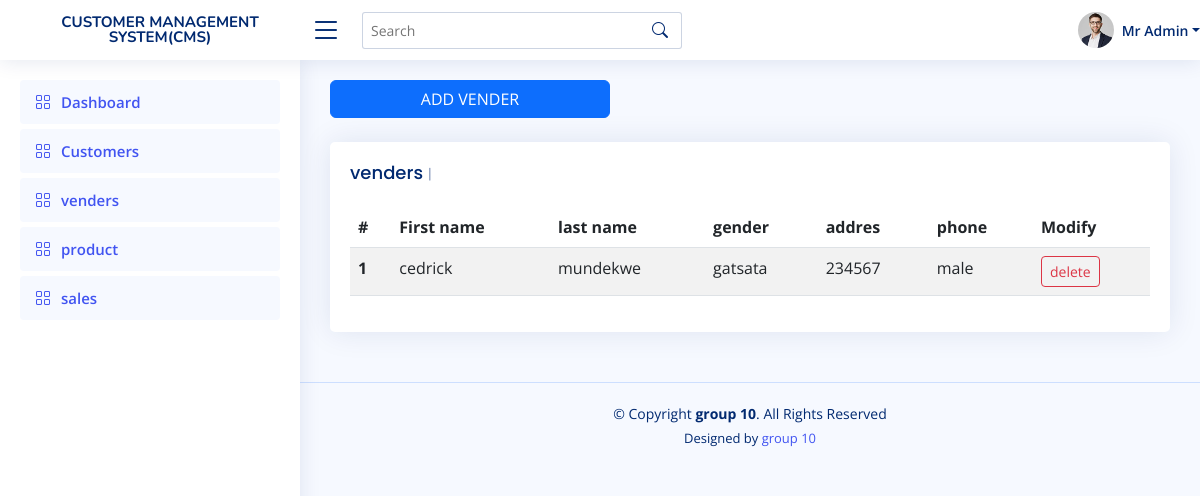
Page /venders.php on the earlier database version.
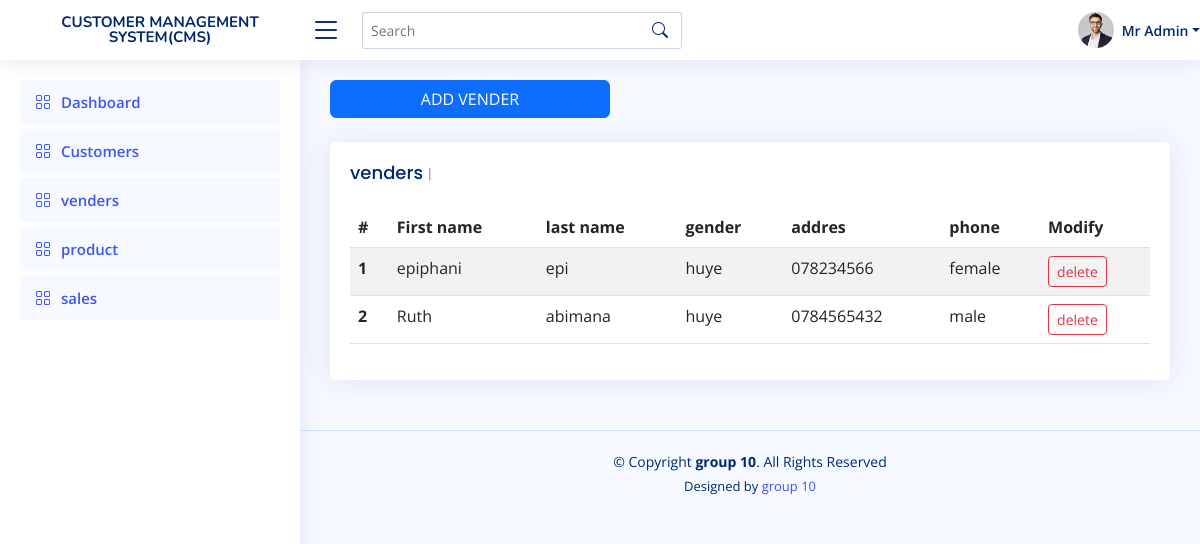
Same page on the later database version.
### tables this page shows
CREATE TABLE `venders` (
  `v_id` int(11) NOT NULL,
  `v_fname` varchar(20) NOT NULL,
  `v_lname` varchar(20) NOT NULL,
  `v_phone` varchar(20) NOT NULL,
  `v_gender` varchar(10) NOT NULL,
  `addres` varchar(20) NOT NULL
);

### venders.php (the view, shortened to what this page needs)
<!DOCTYPE html>
<html lang="en">
<head>
  <link href="assets/vendor/bootstrap/css/bootstrap.min.css" rel="stylesheet">
  <link href="assets/vendor/bootstrap-icons/bootstrap-icons.css" rel="stylesheet">
  <link href="assets/vendor/boxicons/css/boxicons.min.css" rel="stylesheet">
  <link href="assets/vendor/quill/quill.snow.css" rel="stylesheet">
  <link href="assets/vendor/quill/quill.bubble.css" rel="stylesheet">
  <link href="assets/vendor/remixicon/remixicon.css" rel="stylesheet">
  <link href="assets/vendor/simple-datatables/style.css" rel="stylesheet">
  <link href="assets/css/style.css" rel="stylesheet">
</head>
<body>
   <?php
        include './includes/header.php';
        include './includes/aside.php';
?>
  <main id="main" class="main">
    <section class="section">
      <div class="row">
        <div class="col-lg-12">
              <button type="button" class="btn btn-primary col-4" data-bs-toggle="modal" data-bs-target="#disabledAnimation">
                ADD VENDER
              </button>
              <br>
              <div class="col-12">
                <br>
                <div class="card recent-sales overflow-auto">
                  <div class="card-body">
                    <h5 class="card-title">venders <span>| </span></h5>
                  <table class="table table-striped">
                  <thead>
                    <tr>
                      <th scope="col">#</th>
                      <th scope="col">First name</th>
                      <th scope="col">last name</th>
                      <th scope="col">gender</th>
                      <th scope="col">addres</th>
                      <th scope="col">phone</th>
                      <th scope="col"  style="text-align:LEFT">Modify</th>
                    </tr>
                  </thead>
                  <tbody>
                  <?php
                    include './connection.php';
                    $sql = "SELECT * FROM venders";
                    $result = $conn->query($sql);
                    if ($result->num_rows > 0) {
                     $i=0;
                      while($row = mysqli_fetch_array($result)) {
                       $i++;
                       ?>
                          <tr>
                              <th scope="row"><?php echo $i; ?></th>
                              <td><?php echo $row["1"];?></td>
                              <td><?php echo $row["2"];?></td>
                              <td><?php echo $row["5"];?></td>
                              <td><?php echo $row["3"];?></td>
                              <td><?php echo $row["4"];?></td>
                              <td> <a href="delete_vender.php?id=<?php echo $row["0"]  ?>"><button type="button" class="btn btn-outline-danger btn-sm">delete</button> </a></td>
                    </tr>
                       <?php
                      }
                    } else {
                      echo "0 results";
                    }
                  ?>
                  </tbody>
                </table>
                  </div>
                </div>
              </div>
            </div>
          </div>
    </section>
  </main>
  <?php
        include './includes/footer.php';
?>
</body>
</html>

Differences in the rows shown:
added venders: v_fname "epiphani", v_lname "epi", addres "huye", v_phone "078234566", v_gender "female"
changed venders "male": v_fname "cedrick" → "Ruth"; v_lname "mundekwe" → "abimana"; addres "gatsata" → "huye"; v_phone "234567" → "0784565432"
